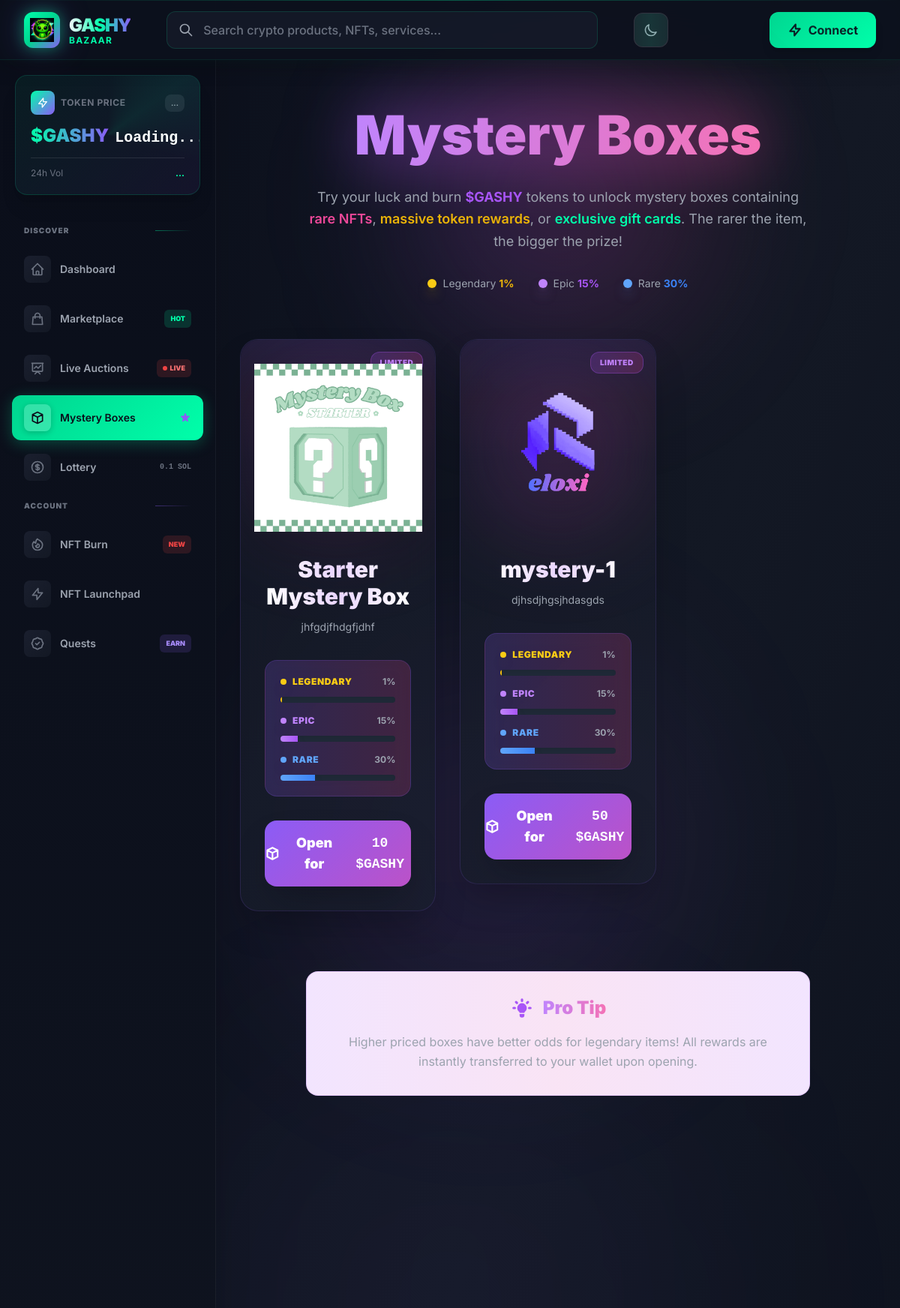
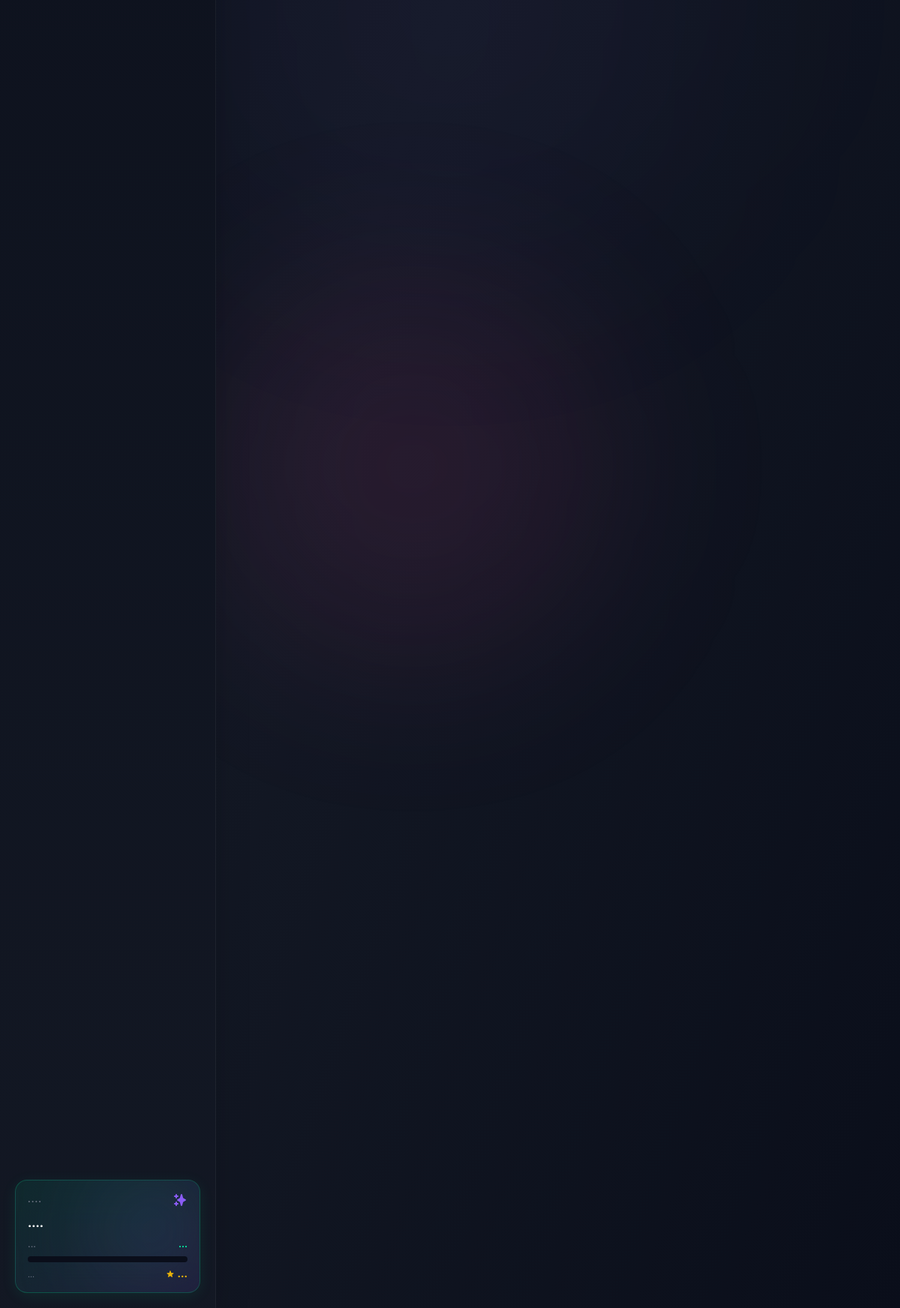
Screenshot of /mystery-boxes.php with the database file from the repository (2 pictures, top to bottom).
### tables this page shows
CREATE TABLE `products` (
  `id` bigint(20) UNSIGNED NOT NULL,
  `seller_id` bigint(20) UNSIGNED NOT NULL,
  `category_id` int(10) UNSIGNED NOT NULL,
  `title` varchar(255) NOT NULL,
  `slug` varchar(255) NOT NULL,
  `description` text DEFAULT NULL,
  `price_gashy` decimal(20,9) NOT NULL,
  `price_usd_peg` decimal(10,2) DEFAULT NULL,
  `stock` int(10) UNSIGNED DEFAULT 0,
  `type` enum('gift_card','digital','nft','physical','mystery_box') NOT NULL,
  `images` longtext DEFAULT NULL CHECK (json_valid(`images`)),
  `attributes` longtext DEFAULT NULL CHECK (json_valid(`attributes`)),
  `status` enum('active','inactive','banned') DEFAULT 'active',
  `views` bigint(20) UNSIGNED DEFAULT 0,
  `created_at` timestamp NOT NULL DEFAULT current_timestamp()
);

### server/classes/Builder.php (called while the page is built, shortened)
<?php
class Builder extends Database
{
   private static function isSelectQuery(string $sql): bool
   {
      $sql = strtolower(trim($sql));
      return str_starts_with($sql, 'select');
   }
   private static function build(string $sql, array $params = []): PDOStatement
   {
      $conn = parent::getInstance();
      $stmt = $conn->prepare($sql);
      $stmt->execute($params);
      return $stmt;
   }
   public static function execute(string $sql, array $params = []): PDOStatement
   {
      return self::build($sql, $params);
   }
   public static function getQuery(string $sql, array $params = []): array
   {
      return self::execute($sql, $params)->fetchAll(PDO::FETCH_ASSOC) ?: [];
   }
}

### server/logic.php (called while the page is built, shortened)
<?php
function getQuery($sql)
{
    return Builder::getQuery($sql);
}
?>

### mystery-boxes.php (the view, shortened to what this page needs)
<?php
require_once 'header.php';
require_once 'sidebar.php';
$boxes = getQuery(" SELECT p.id,p.title,p.price_gashy,p.images,p.description FROM products p WHERE p.type='mystery_box' AND p.status='active' AND p.stock>0 ORDER BY p.price_gashy ASC ");
?>
<main class="min-h-screen pt-24 lg:pl-72 bg-gray-50 dark:bg-gradient-to-br dark:from-dark-900 dark:via-dark-800 dark:to-dark-900 text-gray-900 dark:text-white transition-colors duration-300 relative overflow-hidden">
    <div class="absolute inset-0 overflow-hidden pointer-events-none dark:block hidden">
        <div class="absolute top-1/4 left-1/3 w-[500px] h-[500px] bg-purple-500/10 rounded-full blur-[120px]"></div>
        <div class="absolute bottom-1/4 right-1/3 w-[500px] h-[500px] bg-pink-500/10 rounded-full blur-[120px]"></div>
        <div class="absolute top-1/2 left-1/2 -translate-x-1/2 -translate-y-1/2 w-[600px] h-[600px] bg-accent-500/5 rounded-full blur-[150px]"></div>
    </div>
    <div class="relative z-10 px-4 sm:px-6 lg:px-8 py-12 max-w-[1920px] mx-auto">
        <div class="text-center mb-16 relative">
            <div class="absolute top-1/2 left-1/2 -translate-x-1/2 -translate-y-1/2 w-96 h-96 bg-gradient-to-r from-purple-500/20 to-pink-500/20 blur-[100px] rounded-full animate-pulse"></div>
            <div class="relative z-10 inline-block mb-6">
                <div class="absolute inset-0 bg-gradient-to-r from-purple-500 to-pink-500 blur-2xl opacity-30 animate-pulse"></div>
                <h1 class="relative text-5xl md:text-7xl font-black mb-2">
                    <span class="bg-gradient-to-r from-purple-600 via-pink-600 to-purple-600 dark:from-purple-400 dark:via-pink-400 dark:to-purple-400 bg-clip-text text-transparent" style="background-size:200% auto;animation:gradient-shift 4s ease infinite">Mystery Boxes</span>
                </h1>
            </div>
            <p class="text-gray-500 dark:text-gray-400 max-w-2xl mx-auto text-lg leading-relaxed relative z-10">Try your luck and burn <span class="font-bold text-purple-500">$GASHY</span> tokens to unlock mystery boxes containing <span class="font-semibold text-pink-500">rare NFTs</span>, <span class="font-semibold text-yellow-500">massive token rewards</span>, or <span class="font-semibold text-primary-500">exclusive gift cards</span>. The rarer the item, the bigger the prize!</p>
            <div class="mt-8 flex items-center justify-center gap-8 text-sm relative z-10">
                <div class="flex items-center gap-2">
                    <div class="w-3 h-3 rounded-full bg-yellow-400 animate-pulse shadow-lg shadow-yellow-400/50"></div>
                    <span class="text-gray-600 dark:text-gray-400">Legendary <span class="font-bold text-yellow-500">1%</span></span>
                </div>
                <div class="flex items-center gap-2">
                    <div class="w-3 h-3 rounded-full bg-purple-400 animate-pulse shadow-lg shadow-purple-400/50"></div>
                    <span class="text-gray-600 dark:text-gray-400">Epic <span class="font-bold text-purple-500">15%</span></span>
                </div>
                <div class="flex items-center gap-2">
                    <div class="w-3 h-3 rounded-full bg-blue-400 animate-pulse shadow-lg shadow-blue-400/50"></div>
                    <span class="text-gray-600 dark:text-gray-400">Rare <span class="font-bold text-blue-500">30%</span></span>
                </div>
            </div>
        </div>
        <div class="grid grid-cols-1 md:grid-cols-2 lg:grid-cols-3 2xl:grid-cols-4 gap-8">
            <?php foreach ($boxes as $b): $img = json_decode($b['images'])[0] ?? 'assets/box.png'; ?>
                <div class="group relative">
                    <div class="box-card rounded-3xl p-8 flex flex-col items-center text-center shadow-2xl relative z-10">
                        <div class="absolute top-4 right-4 px-3 py-1.5 bg-gradient-to-r from-purple-500/20 to-pink-500/20 backdrop-blur-xl rounded-xl border border-purple-500/30 text-[10px] font-black text-purple-400 uppercase tracking-wider">Limited</div>
                        <div class="relative w-56 h-56 mb-8 animate-float filter drop-shadow-2xl">
                            <img src="./<?= $img ?>" class="relative w-full h-full object-contain transform group-hover:scale-110 transition-transform duration-500" alt="<?= $b['title'] ?>">
                        </div>
                        <div class="relative z-10 w-full">
                            <h3 class="text-3xl font-black bg-gradient-to-r from-gray-900 via-purple-600 to-gray-900 dark:from-white dark:via-purple-200 dark:to-white bg-clip-text text-transparent mb-3"><?= $b['title'] ?></h3>
                            <p class="text-sm text-gray-600 dark:text-gray-400 mb-8 leading-relaxed"><?= $b['description'] ?></p>
                            <div class="rarity-bar rounded-2xl p-5 mb-8">
                                <div class="flex justify-between items-center mb-3">
                                    <div class="flex items-center gap-2">
                                        <div class="w-2 h-2 rounded-full bg-yellow-400 shadow-lg shadow-yellow-400/50"></div>
                                        <span class="text-yellow-500 dark:text-yellow-400 font-black text-xs uppercase tracking-wider">Legendary</span>
                                    </div>
                                    <span class="text-gray-500 dark:text-gray-400 font-bold text-xs">1%</span>
                                </div>
                                <div class="w-full h-2 bg-gray-200 dark:bg-gray-800 rounded-full overflow-hidden mb-4 shadow-inner">
                                </div>
                                <div class="flex justify-between items-center mb-3">
                                    <div class="flex items-center gap-2">
                                        <div class="w-2 h-2 rounded-full bg-purple-400 shadow-lg shadow-purple-400/50"></div>
                                        <span class="text-purple-500 dark:text-purple-400 font-black text-xs uppercase tracking-wider">Epic</span>
                                    </div>
                                    <span class="text-gray-500 dark:text-gray-400 font-bold text-xs">15%</span>
                                </div>
                                <div class="w-full h-2 bg-gray-200 dark:bg-gray-800 rounded-full overflow-hidden mb-4 shadow-inner">
                                    <div class="w-[15%] h-full bg-gradient-to-r from-purple-400 to-purple-500 shadow-lg shadow-purple-400/50"></div>
                                </div>
                                <div class="flex justify-between items-center mb-3">
                                    <div class="flex items-center gap-2">
                                        <div class="w-2 h-2 rounded-full bg-blue-400 shadow-lg shadow-blue-400/50"></div>
                                        <span class="text-blue-500 dark:text-blue-400 font-black text-xs uppercase tracking-wider">Rare</span>
                                    </div>
                                    <span class="text-gray-500 dark:text-gray-400 font-bold text-xs">30%</span>
                                </div>
                                <div class="w-full h-2 bg-gray-200 dark:bg-gray-800 rounded-full overflow-hidden shadow-inner">
                                    <div class="w-[30%] h-full bg-gradient-to-r from-blue-400 to-blue-500 shadow-lg shadow-blue-400/50"></div>
                                </div>
                            </div>
                            <button onclick="openBox(<?= $b['id'] ?>,<?= $b['price_gashy'] ?>)" class="open-btn w-full py-4 text-white font-black text-lg rounded-2xl shadow-2xl flex items-center justify-center gap-3 relative overflow-hidden group">
                                <svg class="w-6 h-6 transform group-hover:rotate-180 transition-transform duration-500" fill="none" stroke="currentColor" viewBox="0 0 24 24">
                                    <path stroke-linecap="round" stroke-linejoin="round" stroke-width="2.5" d="M20 7l-8-4-8 4m16 0l-8 4m8-4v10l-8 4m0-10L4 7m8 4v10M4 7v10l8 4" />
                                </svg>
                                <span>Open for</span>
                                <span class="font-mono"><?= number_format($b['price_gashy']) ?> $GASHY</span>
                            </button>
                        </div>
                    </div>
                </div>
            <?php endforeach; ?>
        </div>
        <div class="mt-20 text-center relative z-10">
            <div class="inline-block bg-purple-50 dark:bg-gradient-to-r dark:from-purple-500/10 dark:via-pink-500/10 dark:to-purple-500/10 backdrop-blur-xl border border-purple-200 dark:border-purple-500/20 rounded-2xl p-8 max-w-2xl">
                <div class="flex items-center justify-center gap-3 mb-4">
                    <h3 class="text-2xl font-black bg-gradient-to-r from-purple-400 to-pink-400 bg-clip-text text-transparent">Pro Tip</h3>
                </div>
                <p class="text-gray-600 dark:text-gray-400 leading-relaxed">Higher priced boxes have better odds for legendary items! All rewards are instantly transferred to your wallet upon opening.</p>
            </div>
        </div>
    </div>
</main>
<?php require_once 'footer.php'; ?>

### header.php (style rules this page uses)
* { margin: 0; padding: 0; box-sizing: border-box }
body { font-family: 'Inter', sans-serif; background: #0a0e1a; overflow-x: hidden }

### mystery-boxes.php (style rules this page uses)
.animate-float { animation: float 6s ease-in-out infinite }
.box-card { background: linear-gradient(135deg, rgba(19, 24, 36, 0.8), rgba(26, 31, 46, 0.8)); backdrop-filter: blur(20px); border: 1px solid rgba(139, 92, 246, 0.15); transition: all 0.5s cubic-bezier(0.4, 0, 0.2, 1); position: relative; overflow: hidden }
.box-card::before { content: ''; position: absolute; top: -50%; left: -50%; width: 200%; height: 200%; background: conic-gradient(from 0deg at 50% 50%, transparent 0deg, rgba(139, 92, 246, 0.15) 60deg, transparent 120deg); animation: spin-slow 8s linear infinite; opacity: 0; transition: opacity 0.5s }
.rarity-bar { background: linear-gradient(90deg, rgba(139, 92, 246, 0.2), rgba(236, 72, 153, 0.2)); border: 1px solid rgba(139, 92, 246, 0.2); backdrop-filter: blur(10px) }
.open-btn { background: linear-gradient(135deg, #8B5CF6 0%, #EC4899 100%); background-size: 200% 200%; transition: all 0.4s ease }

### rows the page displays
products: shows a picture, description "jhfgdjfhdgfjdhf", price_gashy "10"
products: shows a picture, description "djhsdjhgsjhdasgds", price_gashy "50"
